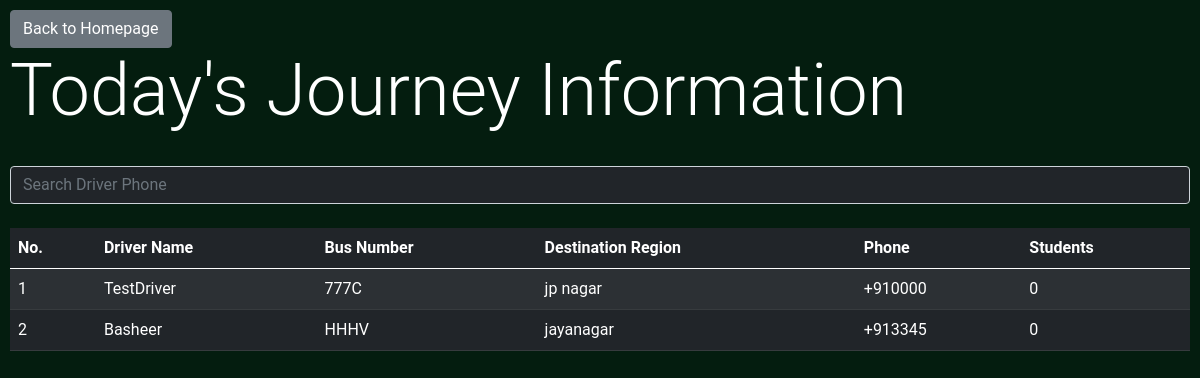
Page /admin/get_journey_info (signed in) on the committed database.
### BusManager/models.py (models this page shows, shortened)
class DriverModel(db.Model):
	id = db.Column(db.Integer, primary_key=True)
	name = db.Column(db.String)
	phone = db.Column(db.String)
	bus_number = db.Column(db.String)
	location = db.relationship('LocationModel', secondary=driver_location_association, backref=db.backref('drivers', lazy='dynamic'))
	license_number  = db.Column(db.String)
	experience = db.Column(db.Integer) #Accept in terms of years
	average_rating = db.Column(db.Float) #1-5 Stars (decimal -> resolve in frontend)
	total_ratings = db.Column(db.Integer)
	rating_count = db.Column(db.Integer)
	profile_image = db.Column(db.String) #RawBytes or Hosted Location???
	is_verified = db.Column(db.Boolean)
	phone_verified = db.Column(db.Boolean)
	journeys = db.relationship('JourneyModel', backref='driver')
	timings = db.relationship('TimingModel', secondary=driver_timing_association, backref=db.backref('drivers', lazy='dynamic'))

class LocationModel(db.Model):
	id = db.Column(db.Integer, primary_key=True)
	location_name = db.Column(db.String)

### BusManager/admin/routes.py (the view)
@admin.route('/get_journey_info')
@login_required
def get_journey_info():
	data = []
	drivers = DriverModel.query.all()
	for driver in drivers:
		jn = 0
		for journey in driver.journeys:
			if(journey.timestamp.day == datetime.datetime.utcnow().day):
				jn += 1
		data.append({'driver': driver, 'students': jn})
	return render_template('journey_info.html', title='Journey Information', data=data)

### BusManager/models.py (called while the page is built)
@login_manager.user_loader
def load_user(user_id):
    return AdminUser.query.get(int(user_id))

### BusManager/templates/journey_info.html (shortened to what this page needs)
{% extends 'bs_layout.html' %}
{% block content %}
<a class="btn btn-secondary" href="{{url_for('admin.admin_home')}}">Back to Homepage</a>
<h1 class='display-2'>Today's Journey Information</h1>
<br>
<input type="text" id="searchbar" class="form-control bg-dark text-light" placeholder="Search Driver Phone" onkeyup="tableFilterer(4)"><br>
<table class="table table-striped table-dark" id="tbl">
  <thead>
    <tr>
    <th scope="col">No.</th>
      <th scope="col">Driver Name</th>
	  <th scope="col">Bus Number</th>
     <th scope="col">Destination Region</th>
      <th scope="col">Phone</th>
	  <th scope="col">Students</th>
    </tr>
  </thead>
  <tbody id='tbdy'>
    {% for e in data %}
      <tr onclick="getDetails({{e['driver'].id}})">
        <td>{{loop.index}}</td>
        <td>{{e['driver'].name}}</td>
        <td>{{e['driver'].bus_number}}</td>
        <td>{{e['driver'].location[0].location_name}}</td>
        <td class='phn'>{{e['driver'].phone}}</td>
        <td>{{e['students']}}</td>
      </tr>
    {% endfor %}
  </tbody>
</table>
{% endblock content %}

### BusManager/static/main.css (style rules this page uses)
body { background-color: rgb(4, 29, 15); color: white; padding: 10px; font-family: 'Roboto', sans-serif; }

### rows in the picture
DriverModel: driver.name "TestDriver", driver.bus_number "777C", driver.phone "+910000"
LocationModel: driver "jp nagar"
DriverModel: driver.name "Basheer", driver.bus_number "HHHV", driver.phone "+913345"
LocationModel: driver "jayanagar"

### other values in the picture
{{ e['students'] }} "0" "0"
